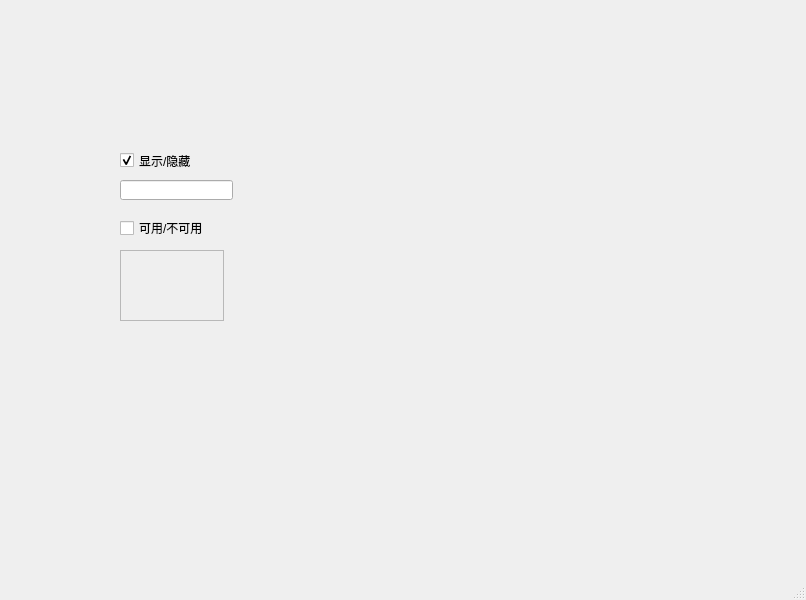
<?xml version="1.0" encoding="UTF-8"?>
<ui version="4.0">
 <class>MainWindow</class>
 <widget class="QMainWindow" name="MainWindow">
  <property name="enabled">
   <bool>true</bool>
  </property>
  <property name="geometry">
   <rect>
    <x>0</x>
    <y>0</y>
    <width>806</width>
    <height>600</height>
   </rect>
  </property>
  <property name="mouseTracking">
   <bool>false</bool>
  </property>
  <property name="windowTitle">
   <string>MainWindow</string>
  </property>
  <widget class="QWidget" name="centralwidget">
   <widget class="QCheckBox" name="checkBox">
    <property name="geometry">
     <rect>
      <x>120</x>
      <y>150</y>
      <width>81</width>
      <height>21</height>
     </rect>
    </property>
    <property name="text">
     <string>显示/隐藏</string>
    </property>
    <property name="checkable">
     <bool>true</bool>
    </property>
    <property name="checked">
     <bool>true</bool>
    </property>
   </widget>
   <widget class="QLineEdit" name="lineEdit">
    <property name="geometry">
     <rect>
      <x>120</x>
      <y>180</y>
      <width>113</width>
      <height>20</height>
     </rect>
    </property>
   </widget>
   <widget class="QCheckBox" name="checkBox_2">
    <property name="enabled">
     <bool>true</bool>
    </property>
    <property name="geometry">
     <rect>
      <x>120</x>
      <y>220</y>
      <width>91</width>
      <height>16</height>
     </rect>
    </property>
    <property name="text">
     <string>可用/不可用</string>
    </property>
   </widget>
   <widget class="QTextEdit" name="textEdit">
    <property name="enabled">
     <bool>false</bool>
    </property>
    <property name="geometry">
     <rect>
      <x>120</x>
      <y>250</y>
      <width>104</width>
      <height>71</height>
     </rect>
    </property>
    <property name="undoRedoEnabled">
     <bool>true</bool>
    </property>
   </widget>
  </widget>
  <widget class="QMenuBar" name="menubar">
   <property name="geometry">
    <rect>
     <x>0</x>
     <y>0</y>
     <width>806</width>
     <height>23</height>
    </rect>
   </property>
  </widget>
  <widget class="QStatusBar" name="statusbar"/>
 </widget>
 <resources/>
 <connections>
  <connection>
   <sender>checkBox</sender>
   <signal>toggled(bool)</signal>
   <receiver>lineEdit</receiver>
   <slot>setVisible(bool)</slot>
   <hints>
    <hint type="sourcelabel">
     <x>159</x>
     <y>180</y>
    </hint>
    <hint type="destinationlabel">
     <x>164</x>
     <y>205</y>
    </hint>
   </hints>
  </connection>
  <connection>
   <sender>checkBox_2</sender>
   <signal>toggled(bool)</signal>
   <receiver>textEdit</receiver>
   <slot>setEnabled(bool)</slot>
   <hints>
    <hint type="sourcelabel">
     <x>149</x>
     <y>251</y>
    </hint>
    <hint type="destinationlabel">
     <x>148</x>
     <y>280</y>
    </hint>
   </hints>
  </connection>
 </connections>
</ui>
